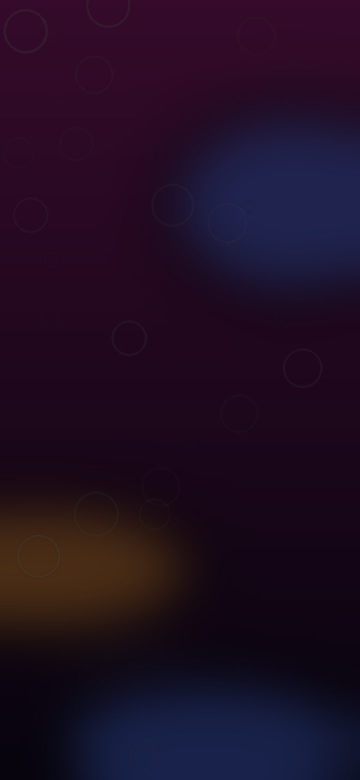
#> input picture app/src/main/assets/wallpapers/wp001.jpg, 720 x 1560 px, given in place of icon_1024.png, which was not available (shown at 1/2 size)
$ python make_icons.py
#> lines starting #> are read from the running program, lines starting #| are printed output that depends on the picture
#!/usr/bin/env python3
"""Slice the generated 1024px icon into launcher densities and stage web assets."""
import os
import shutil

from PIL import Image

ROOT = os.path.dirname(os.path.dirname(os.path.abspath(__file__)))
SRC = os.path.join(ROOT, "assets_src", "icon_1024.png")

DENSITIES = {
    "mdpi": 48,
    "hdpi": 72,
    "xhdpi": 96,
    "xxhdpi": 144,
    "xxxhdpi": 192,
}


def main():
    img = Image.open(SRC).convert("RGBA")
    for folder, size in DENSITIES.items():
        d = os.path.join(ROOT, "app", "res", "mipmap-" + folder)
        os.makedirs(d, exist_ok=True)
        img.resize((size, size), Image.LANCZOS).save(os.path.join(d, "ic_launcher.png"))
        print("mipmap-%s %dpx" % (folder, size))
#> this loop made 5 passes
#> pass 1, in main, `img.resize((size, size), Image.LANCZOS).save(os.path.join(d, "ic_launc..`:
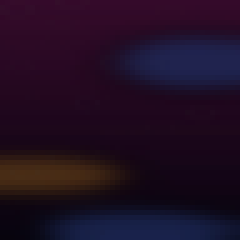
#> saved as ic_launcher.png: PIL image 48x48 RGBA (shown 5 times larger); mean R, G, B, A 32.1, 13.9, 35.1, 255
    static = os.path.join(ROOT, "backend", "static")
    os.makedirs(static, exist_ok=True)
    hero = os.path.join(ROOT, "assets_src", "hero_1200.png")
    if os.path.exists(hero):
        shutil.copy(hero, os.path.join(static, "hero.png"))
        print("hero copied")


if __name__ == "__main__":
    main()

$ run again, on app/src/main/assets/wallpapers/wp002.jpg
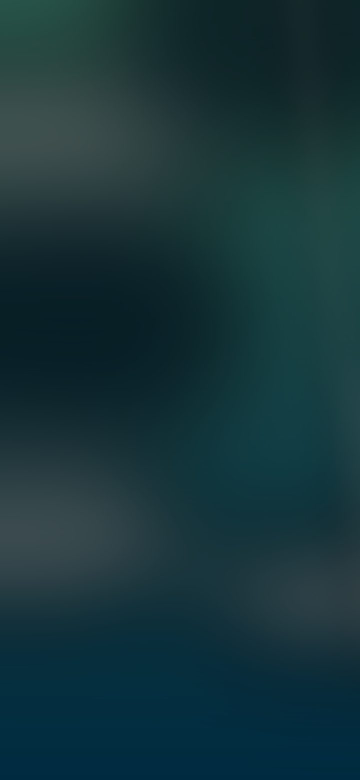
#> input picture app/src/main/assets/wallpapers/wp002.jpg, 720 x 1560 px, given in place of icon_1024.png, which was not available (shown at 1/2 size)
#> the loop in main, `for folder, size in DENSITIES.items():` made 5 passes
#> pass 1, in main, `img.resize((size, size), Image.LANCZOS).save(os.path.join(d, "ic_launc..`:
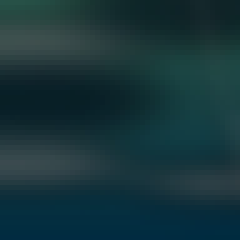
#> saved as ic_launcher.png: PIL image 48x48 RGBA (shown 5 times larger); mean R, G, B, A 22.7, 52.2, 58.2, 255
